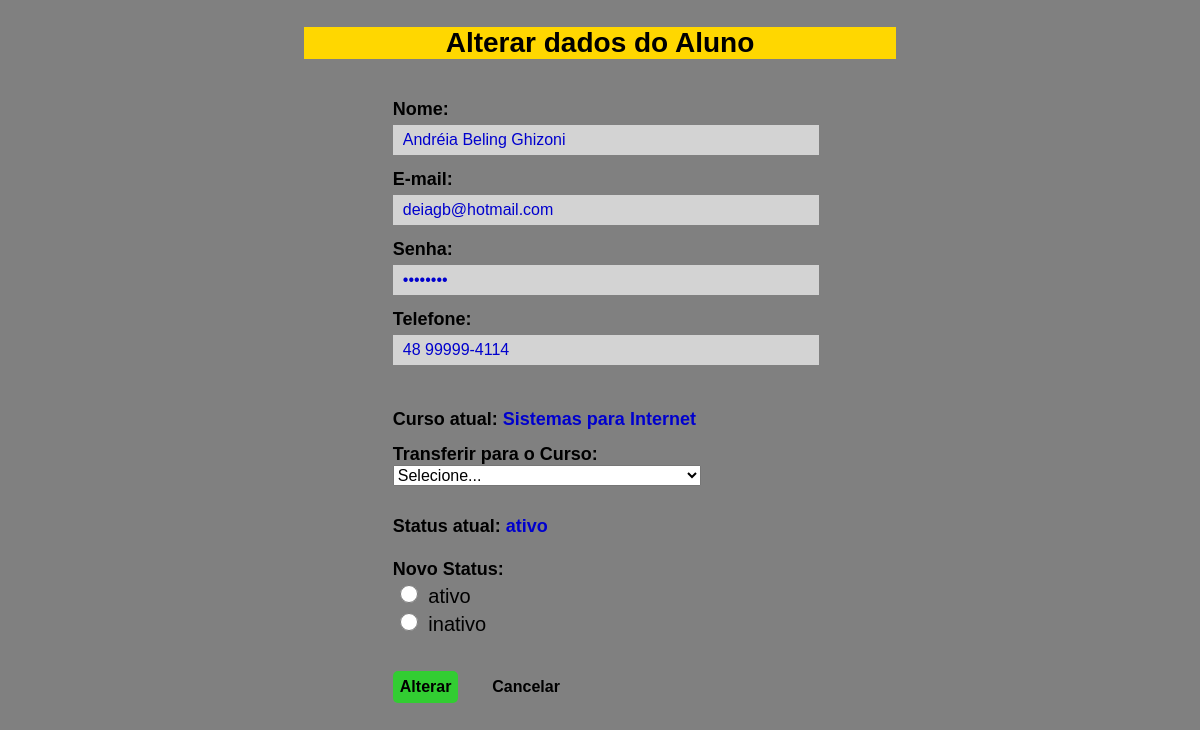
The page /Pages/manip_students_edit.php?id=46 on the database its author committed.
### tables this page shows
CREATE TABLE `student` (
  `id` int(10) NOT NULL,
  `name` varchar(255) NOT NULL,
  `email` varchar(255) NOT NULL,
  `password` char(8) NOT NULL,
  `phone` varchar(15) NOT NULL,
  `course` varchar(255) NOT NULL,
  `status` varchar(8) NOT NULL,
  `created_at` timestamp NOT NULL DEFAULT current_timestamp(),
  `updated_at` timestamp NOT NULL DEFAULT current_timestamp()
);

### DataBase/Connection.php (called while the page is built)
<?php
abstract class Connection {
    protected function connectDB() {
        try {
            return $connect = new PDO("mysql:host=localhost;dbname=RA211512755", "root", "");
        } catch(PDOException $e) {
            return $e->getMessage();
        }
    }
}

### Class/Student.php (called while the page is built, shortened)
<?php
require_once ('../DataBase/Connection.php');
class Student extends Connection {
    public $conn;
    public function __construct(){
        $this->conn = $this->connectDB();
    }
    public function rescueStudent($id) {
        $this->id=$id;
        try {
            $sql = "SELECT * FROM student WHERE id = :ID";
            $stmt = $this->conn->prepare($sql);
            $stmt->bindParam(':ID', $this->id);
            $stmt->execute();
            $results = $stmt->fetchAll(PDO::FETCH_ASSOC);
            return $results[0];
        }catch(PDOException $e) {
            echo 'Error: ' . $e->getMessage();
        }
    }
}
?>

### Pages/manip_students_edit.php (the view, shortened to what this page needs)
<!DOCTYPE html>
<html lang="pt-br">
    <head>
    </head>
    <?php
    include_once ('../Class/Student.php');
    $id=$_GET["id"];
    $students = new Student();
    $student = $students->rescueStudent($id);
    ?>
    <body>
    <div class="formulario">
    <h1>Alterar dados do Aluno</h1>
    <form action="controller_student_edit.php" method="POST">
    <p> <label for="name">Nome:</label></br>
        <input type="text" id="name" name="name" value="<?=$student['name']?>" required> </p>
    <p> <label for="email">E-mail:</label></br>
        <input type="email" id="email" name="email" value="<?=$student['email']?>"  required> </p>
    <p> <label for="password">Senha:</label></br>
        <input type="password" id="password" name="password" value="<?=$student['password']?>" required> </p>
    <p> <label for="phone">Telefone:</label></br>
        <input type="tel" id="phone" name="phone" pattern="[0-9]{2} [0-9]{5}-[0-9]{4}" value="<?=$student['phone']?>" required> </p><br>
        <p><span class="text">Curso atual: </span><span class="text_course"> <?=$student['course']?></span> </p>
        <p> <label for="course"> Transferir para o Curso: </label></br>
            <select class="listaCursos" name='course' id='course' required>
                <option> Selecione...</option>
    </select><br><br>
    <p><span class="text">Status atual: </span><span class="text_course"> <?=$student['status']?></span> </p>
    <p class="text_radio"> <label for="status">Novo Status:</label></br>
        <input class="radio" type="radio" name="status" value="ativo" required> ativo
        </br><input class="radio" type="radio" name="status" value="inativo"/> inativo </p>
    <p> <button type="submit">Alterar</button>
    <a href="page_students.php">Cancelar</a> </p>
    </form>
    </div>
    </body>
    </html>

### Pages/manip_students_edit.php (style rules this page uses)
body { font-size: 14px; background-color: gray; font-family: Arial, Helvetica, sans-serif; text-align:center; }
.formulario { display:inline-block; width:50%; }
h1 { background-color:#FFD700;margin-bottom:40px }
.text_course { font-size:18px; font-weight:bold; color:#0000CD; }
.text { font-size:18px; font-weight:bold; }
form { width:100%;text-align:left; margin-left:15% }
input { width:70%; height: 28px; font-size:16px; color:#0000CD; padding-left:10px; margin-top:5px; background-color:#D3D3D3; border:0 none; }
.radio { width:22px; height:18px }
.text_radio { font-size:20px; }
label { font-size:18px; font-weight:bold; }
.listaCursos { font-size:16px; }
a { text-decoration: none; font-size: 16px; color:black; margin-left: 30px; font-weight: bold }
button { background:#32CD32; border:0 none; border-radius: 5px; font-weight: bold; font-size: 16px; margin-top:15px; padding:7px; }

### rows shown on the page
student: name "Andréia Beling Ghizoni", email "deiagb@hotmail.com", phone "48 99999-4114", course "Sistemas para Internet", status "ativo"
